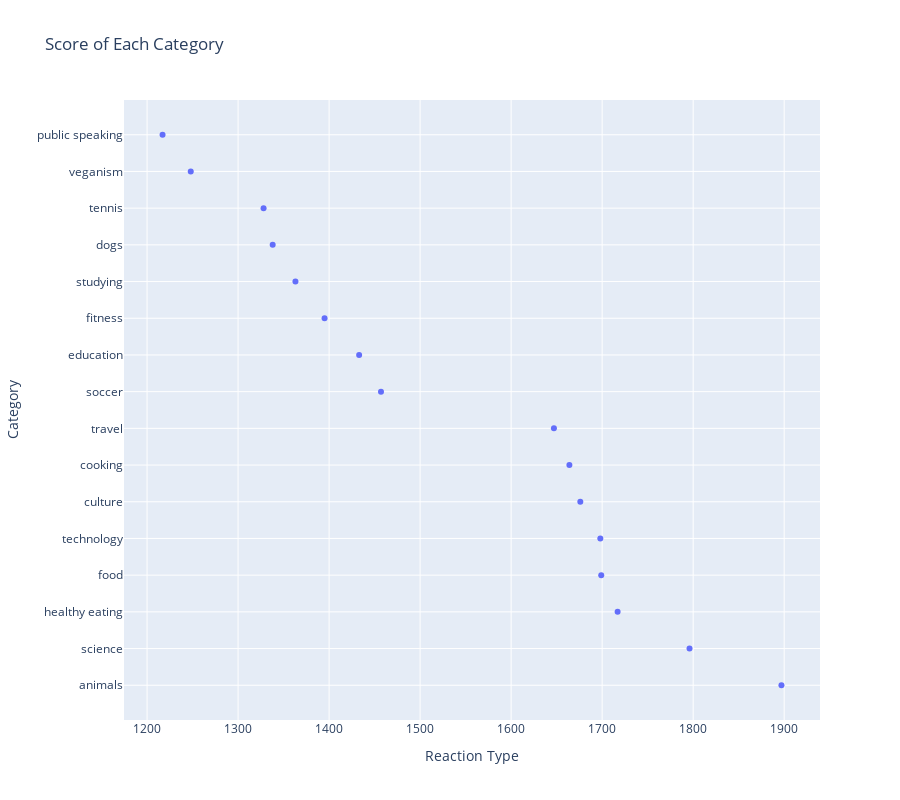

The notebook cell saved with this chart:
### Code cell
px.scatter(df.groupby('Category').agg({"Reaction Type" : "count"}).reset_index().sort_values(by='Reaction Type', ascending=False,ignore_index=True),x='Reaction Type',y='Category',orientation='h',height=800,title='Score of Each Category')

### Figure 1 — Plotly figure (JSON) as saved in the notebook; plotly's stock layout.template omitted (floating-point values rounded to 4 significant figures)
{"data": [{"hovertemplate": "Reaction Type=%{x}<br>Category=%{y}<extra></extra>", "legendgroup": "", "marker": {"color": "#636efa", "symbol": "circle"}, "mode": "markers", "name": "", "orientation": "h", "showlegend": false, "type": "scatter", "x": [1897, 1796, 1717, 1699, 1698, 1676, 1664, 1647, 1457, 1433, 1395, 1363, 1338, 1328, 1248, 1217], "xaxis": "x", "y": ["animals", "science", "healthy eating", "food", "technology", "culture", "cooking", "travel", "soccer", "education", "fitness", "studying", "dogs", "tennis", "veganism", "public speaking"], "yaxis": "y"}], "layout": {"height": 800, "legend": {"tracegroupgap": 0}, "title": {"text": "Score of Each Category"}, "xaxis": {"anchor": "y", "domain": [0, 1], "title": {"text": "Reaction Type"}}, "yaxis": {"anchor": "x", "domain": [0, 1], "title": {"text": "Category"}}}}
